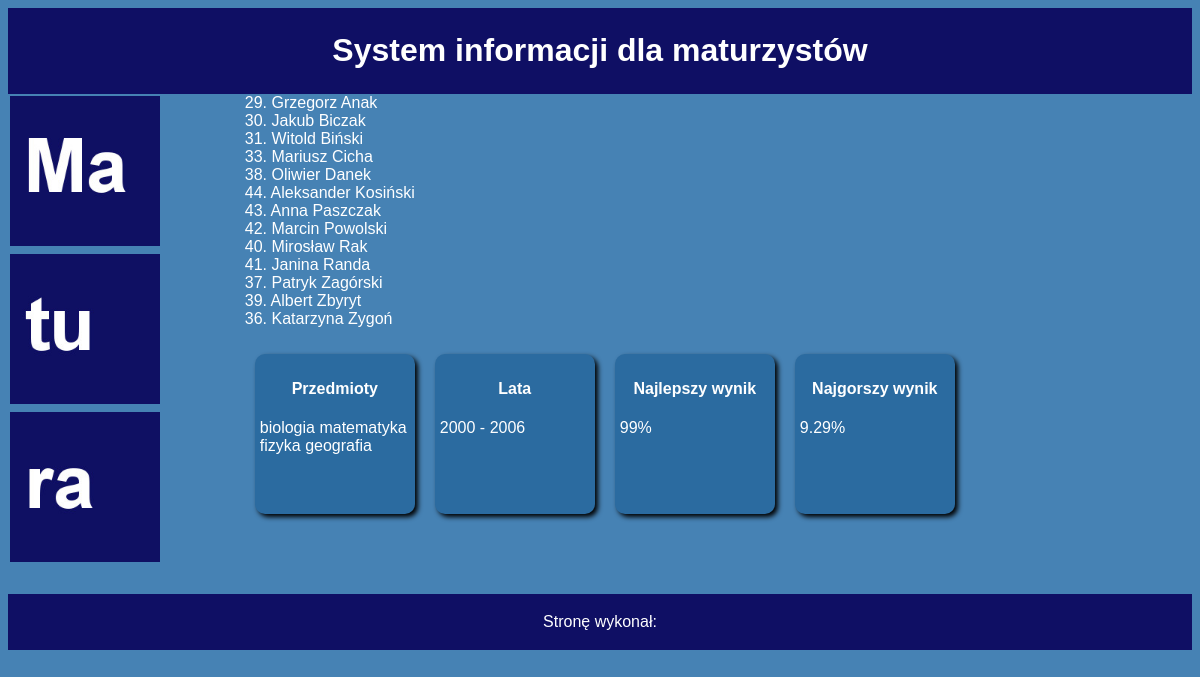
Page /INF.03-04-26.01-SG-rozwiazanie/index.php on the committed database.
### tables this page shows
CREATE TABLE `maturzysta` (
  `id` int(11) NOT NULL,
  `imie` varchar(20) NOT NULL,
  `nazwisko` varchar(20) NOT NULL,
  `szkola` char(2) NOT NULL
);

### INF.03-04-26.01-SG-rozwiazanie/index.php (the view, shortened to what this page needs)
<?php
    $conn = mysqli_connect("localhost", "root", "", "matura");
?>
<!DOCTYPE html>
<html lang="pl">
    <head>
        <link rel="stylesheet" href="styl.css">
    </head>
    <body>
        <header>
            <h1>System informacji dla maturzystów</h1>
        </header>
        <aside>
            <img src="ma.jpg" alt="Matura"><br>
            <img src="tu.jpg" alt="Matura"><br>
            <img src="ra.jpg" alt="Matura"><br>
        </aside>
        <div id="pierwszy">
            <?php
                $q1 = "SELECT id, imie, nazwisko FROM maturzysta WHERE szkola = 'T3' ORDER BY nazwisko ASC";
                $res1 = mysqli_query($conn, $q1);
                if ($res1) {
                    while ($row1 = mysqli_fetch_assoc($res1)) {
                        $id = $row1['id'];
                        $imie = $row1['imie'];
                        $nazwisko = $row1['nazwisko'];
                        $link = 'wynik.php?id=' . urlencode($id) . '&imie=' . urlencode($imie) . '&nazwisko=' . urlencode($nazwisko);
                        echo '<a href="' . $link . '">' . $id . '. ' . htmlspecialchars($imie) . ' ' . htmlspecialchars($nazwisko) . '</a><br>';
                    }
                }
            ?>
        </div>
        <div id="drugi">
            <?php
                echo "<div class='blok'>";
                    echo "<h4>Przedmioty</h4>";
                    $q2 = "SELECT DISTINCT przedmiot FROM arkusz";
                    $res2 = mysqli_query($conn, $q2);
                    if ($res2) {
                        while ($row2 = mysqli_fetch_assoc($res2)) {
                            echo $row2['przedmiot'] . " ";
                        }
                    }
                echo "</div>";
                echo "<div class='blok'>";
                    echo "<h4>Lata</h4>";
                    $q3 = "SELECT MIN(rok) AS min_rok, MAX(rok) AS max_rok FROM arkusz";
                    $res3 = mysqli_query($conn, $q3);
                    if ($res3) {
                        $row3 = mysqli_fetch_assoc($res3);
                        echo $row3['min_rok'] . " - " . $row3['max_rok'];
                    }
                echo "</div>";
                echo "<div class='blok'>";
                    echo "<h4>Najlepszy wynik</h4>";
                    $q4 = "SELECT maturzysta_id, AVG(punkty) AS Wynik FROM wynik GROUP BY maturzysta_id ORDER BY Wynik DESC LIMIT 1";
                    $res4 = mysqli_query($conn, $q4);
                    if ($res4) {
                        $row4 = mysqli_fetch_assoc($res4);
                        echo round($row4['Wynik'], 2) . "%";
                    }
                echo "</div>";
                echo "<div class='blok'>";
                    echo "<h4>Najgorszy wynik</h4>";
                    $q4asc = "SELECT maturzysta_id, AVG(punkty) AS Wynik FROM wynik GROUP BY maturzysta_id ORDER BY Wynik ASC LIMIT 1";
                    $res4asc = mysqli_query($conn, $q4asc);
                    if ($res4asc) {
                        $row4asc = mysqli_fetch_assoc($res4asc);
                        echo round($row4asc['Wynik'], 2) . "%";
                    }
                echo "</div>";
            ?>
        </div>
        <footer>
            <p>Stronę wykonał: </p>
        </footer>
    </body>
</html>

### INF.03-04-26.01-SG-rozwiazanie/styl.css (style rules this page uses)
body { font-family: cursive, sans-serif; background-color: #4682B4; }
header, footer { background-color: #0F0F64; color: white; text-align: center; padding: 3px; }
#pierwszy, #drugi { width: 80%; height: 250px; overflow: auto; }
footer { clear: both; }
aside { width: 20%; height: 500px; float: left; }
img { width: 150px; padding: 2px; }
h4 { text-align: center; }
a { color: white; text-decoration: none; }
#drugi .blok { background-color: #2B6BA0; color: white; width: 150px; height: 150px; margin: 10px; padding: 5px; border-radius: 10px; box-shadow: 3px 3px 5px black; float: left; }

### rows in the picture
maturzysta: id "29", imie "Grzegorz", nazwisko "Anak"
maturzysta: id "30", imie "Jakub", nazwisko "Biczak"
maturzysta: id "31", imie "Witold", nazwisko "Biński"
maturzysta: id "33", imie "Mariusz", nazwisko "Cicha"
maturzysta: id "38", imie "Oliwier", nazwisko "Danek"
maturzysta: id "44", imie "Aleksander", nazwisko "Kosiński"
maturzysta: id "43", imie "Anna", nazwisko "Paszczak"
maturzysta: id "42", imie "Marcin", nazwisko "Powolski"
maturzysta: id "40", imie "Mirosław", nazwisko "Rak"
maturzysta: id "41", imie "Janina", nazwisko "Randa"
maturzysta: id "37", imie "Patryk", nazwisko "Zagórski"
maturzysta: id "39", imie "Albert", nazwisko "Zbyryt"
maturzysta: id "36", imie "Katarzyna", nazwisko "Zygoń"

### other values in the picture
$row2['przedmiot'] "biologia"
$row2['przedmiot'] "matematyka"
$row2['przedmiot'] "fizyka"
$row2['przedmiot'] "geografia"
$row3['min_rok'] "2000"
$row3['max_rok'] "2006"
$row4['Wynik'] "99"
$row4asc['Wynik'] "9.29"
